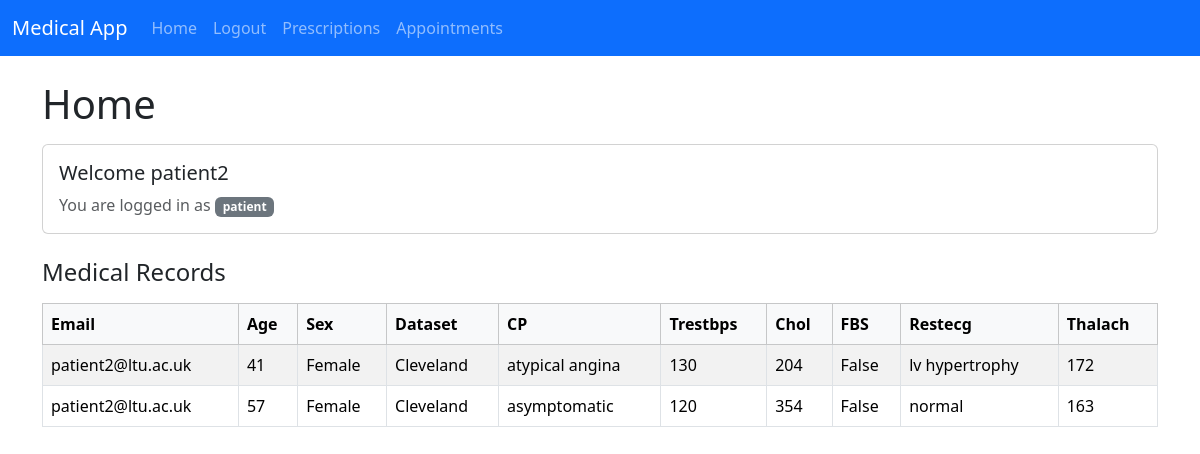
The app's page / (signed in) with its own data.
### models.py (models this page shows)
class User(UserMixin, db.Model):
  id: Mapped[int] = mapped_column(primary_key=True)
  username: Mapped[str] = mapped_column(nullable=False)
  email: Mapped[str] = mapped_column(String(128) , nullable=False , unique=True)
  password: Mapped[str] = mapped_column(String(255), nullable=False)
  role_id : Mapped[int] = mapped_column(ForeignKey("role.id"))
  role: Mapped["Role"] = relationship("Role", back_populates="users")
  medical_records: Mapped[List["MedicalRecord"]] = relationship("MedicalRecord", back_populates="user")

class Role(db.Model):
  id: Mapped[int] = mapped_column(primary_key=True)
  name: Mapped[str] = mapped_column(nullable=False)
  users: Mapped[List["User"]] = relationship("User", back_populates="role")

class MedicalRecord(db.Model):
  id: Mapped[int] = mapped_column(primary_key=True)
  age: Mapped[int] = mapped_column(nullable=False)
  sex: Mapped[str] = mapped_column(nullable=False)
  dataset: Mapped[str] = mapped_column(nullable=False)
  cp: Mapped[str] = mapped_column(nullable=False)
  trestbps: Mapped[int] = mapped_column(nullable=True)
  chol: Mapped[int] = mapped_column(nullable=True)
  fbs: Mapped[bool] = mapped_column(nullable=True)
  restecg: Mapped[str] = mapped_column(nullable=True)
  thalach: Mapped[int] = mapped_column(nullable=True)
  user_id: Mapped[int] = mapped_column(ForeignKey("user.id"))
  user: Mapped["User"] = relationship("User", back_populates="medical_records")

### main.py (the view)
@app.route("/" , methods=["GET"])
@login_required
def home():
    if current_user.role.name == "patient":
        medical_records = db.session.scalars(select(MedicalRecord).where(MedicalRecord.user_id == current_user.id)).all()
        return render_template('home.html' , medical_records=medical_records)
    medical_records = db.session.scalars(select(MedicalRecord)).all()
    return render_template('home.html' , medical_records=medical_records)

### main.py (called while the page is built)
@login_manager.user_loader
def load_user(user_id):
    if user_id is None:
        return None
    try:
        return db.session.get(User, int(user_id))
    except (ValueError, TypeError):
        return None

### templates/home.html (shortened to what this page needs)
{% extends 'base.html' %}
{% block body %}
<h1 class="mb-3">Home</h1>
<div class="card mb-4">
    <div class="card-body">
        <h5 class="card-title">Welcome {{ current_user.username }}</h5>
        <p class="card-text text-muted mb-0">You are logged in as <span class="badge bg-secondary">{{ current_user.role.name }}</span></p>
    </div>
</div>
<h2 class="h4 mb-3">Medical Records</h2>
<div class="table-responsive">
    <table class="table table-striped table-hover table-bordered">
        <thead class="table-light">
            <tr>
                <th>Email</th>
                <th>Age</th>
                <th>Sex</th>
                <th>Dataset</th>
                <th>CP</th>
                <th>Trestbps</th>
                <th>Chol</th>
                <th>FBS</th>
                <th>Restecg</th>
                <th>Thalach</th>
            </tr>
        </thead>
        <tbody>
            {% for medical_record in medical_records %}
            <tr>
                <td>{{ medical_record.user.email }}</td>
                <td>{{ medical_record.age }}</td>
                <td>{{ medical_record.sex }}</td>
                <td>{{ medical_record.dataset }}</td>
                <td>{{ medical_record.cp }}</td>
                <td>{{ medical_record.trestbps }}</td>
                <td>{{ medical_record.chol }}</td>
                <td>{{ medical_record.fbs }}</td>
                <td>{{ medical_record.restecg }}</td>
                <td>{{ medical_record.thalach }}</td>
            </tr>
            {% endfor %}
        </tbody>
    </table>
</div>
{% endblock %}

### records on screen
User: username "patient2"
Role: role.name "patient"
MedicalRecord: user.email "patient2@ltu.ac.uk", age "41", sex "Female", dataset "Cleveland", cp "atypical angina", trestbps "130", chol "204", fbs "False", restecg "lv hypertrophy", thalach "172"
MedicalRecord: user.email "patient2@ltu.ac.uk", age "57", sex "Female", dataset "Cleveland", cp "asymptomatic", trestbps "120", chol "354", fbs "False", restecg "normal", thalach "163"
